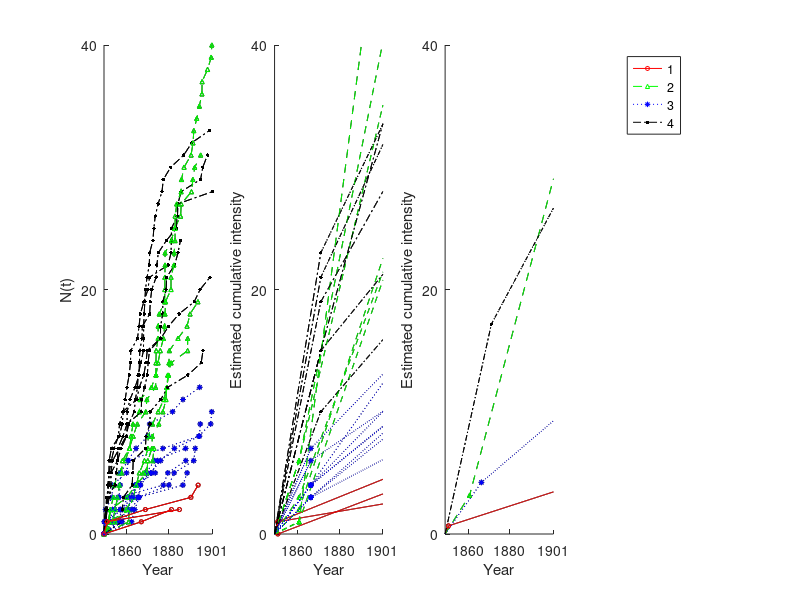
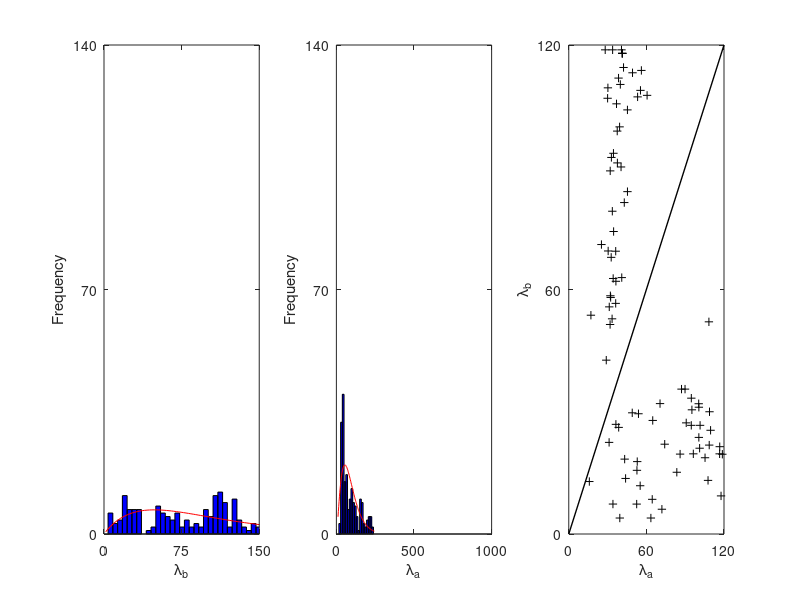

Write MATLAB code to recreate these figures, in order.
load("coal_data.mat")
num_of_plots=size(centroids)
num_of_plots=num_of_plots(1)
m = length(C);
q=0:1:226;
F1 = @(B,x) (B(1)*(x<=B(2)).*x+(x>B(2)).*(B(1)*B(2)+B(3)*(x-B(2)))); %without intercept  %Form of the equation,two piece linear 
%% no cluster
figure('Renderer', 'painters', 'Position', [10 10 600 600])
hold all 
for n=1:m
    if group(n)==1
    a=plot([0,z(n,1:Nj(n))],0:Nj(n),'-ko','MarkerSize',3)
    elseif group(n)==2
        b=plot([0,z(n,1:Nj(n))],0:Nj(n),'-ko','MarkerSize',3)  
    elseif group(n)==3 
         c=plot([0,z(n,1:Nj(n))],0:Nj(n),'-ko','MarkerSize',3)
    elseif group(n)==4   
         d=plot([0,z(n,1:Nj(n))],0:Nj(n),'-ko','MarkerSize',3)
    end
end
%legend([a b c d],{'1','2','3','4'},'Location','northwest')
xlabel("Year")
ylabel("N(t)")
yticks([0 20 40])
yticklabels({"0","20","40"})
% xticks([47.8  134.7  221.6])
% xticklabels({"1860","1880","1900"})
xticks([47.8  134.7  226])
xlim([0 226])
xticklabels({"1860","1880","1901"})













%% plot the whole picture
% ax = tight_subplot(1,4,0.11,0.1); 
% subplot(ax(1));
subplot(1,4,1)
hold all
for n=1:m
    if group(n)==1
    a=plot([0,z(n,1:Nj(n))],0:Nj(n),'-ko','MarkerSize',3)
    elseif group(n)==2
        b=plot([0,z(n,1:Nj(n))],0:Nj(n),'--k^','MarkerSize',3)  
    elseif group(n)==3 
         c=plot([0,z(n,1:Nj(n))],0:Nj(n),':k*','MarkerSize',4)
    elseif group(n)==4   
         d=plot([0,z(n,1:Nj(n))],0:Nj(n),'-.k.','MarkerSize',8)
    end
end
%legend([a b c d],{'1','2','3','4'},'Location','northwest')
xlabel("Year")
ylabel("N(t)")
yticks([0 20 40])
yticklabels({"0","20","40"})
% xticks([47.8  134.7  221.6])
% xticklabels({"1860","1880","1900"})
xticks([47.8  134.7  226])
xlim([0 226])
xticklabels({"1860","1880","1901"})
%%
% subplot(ax(2));
subplot(1,4,2)
hold all
for n=1:m
    if group(n)==1
    a=plot(q,F1([based_on_centroids(n,2) based_on_centroids(n,1) based_on_centroids(n,3)],q),'-k');
    plot(based_on_centroids(n,1),F1([based_on_centroids(n,2) based_on_centroids(n,1) based_on_centroids(n,3)],based_on_centroids(n,1)),'-ko','MarkerSize',3)
    end
end
for n=1:m
    if group(n)==2
    b=plot(q,F1([based_on_centroids(n,2) based_on_centroids(n,1) based_on_centroids(n,3)],q),'--k');
    plot(based_on_centroids(n,1),F1([based_on_centroids(n,2) based_on_centroids(n,1) based_on_centroids(n,3)],based_on_centroids(n,1)),'-k^','MarkerSize',3)
    end
end
for n=1:m
    if group(n)==3
    c=plot(q,F1([based_on_centroids(n,2) based_on_centroids(n,1) based_on_centroids(n,3)],q),':k');
    plot(based_on_centroids(n,1),F1([based_on_centroids(n,2) based_on_centroids(n,1) based_on_centroids(n,3)],based_on_centroids(n,1)),'-k*','MarkerSize',4)

    end
end
for n=1:m
    if group(n)==4
    d=plot(q,F1([based_on_centroids(n,2) based_on_centroids(n,1) based_on_centroids(n,3)],q),'-.k');
    plot(based_on_centroids(n,1),F1([based_on_centroids(n,2) based_on_centroids(n,1) based_on_centroids(n,3)],based_on_centroids(n,1)),'-k.','MarkerSize',8)
    end
end
%title("Estimated cumulative function")
xlabel("Year")
ylabel("Estimated cumulative intensity")
yticks([0 20 40])
yticklabels({"0","20","40"})

ylim([0 40])
% xticks([47.8  134.7  221.6])
% xticklabels({"1860","1880","1900"})
xticks([47.8  134.7  226])
xticklabels({"1860","1880","1901"})
xlim([0 226])
%%
% subplot(ax(3));
subplot(1,4,3)
hold all
plot(q,F1([centroids(1,2) centroids(1,1) centroids(1,3)],q),'-k')
plot(q,F1([centroids(2,2) centroids(2,1) centroids(2,3)],q),'--k')
plot(q,F1([centroids(3,2) centroids(3,1) centroids(3,3)],q),':k')
plot(q,F1([centroids(4,2) centroids(4,1) centroids(4,3)],q),'-.k')
a=plot(centroids(1,1),F1([centroids(1,2) centroids(1,1) centroids(1,3)],centroids(1,1)),'-ko','MarkerSize',3)
b=plot(centroids(2,1),F1([centroids(2,2) centroids(2,1) centroids(2,3)],centroids(2,1)),'--k^','MarkerSize',3)
c=plot(centroids(3,1),F1([centroids(3,2) centroids(3,1) centroids(3,3)],centroids(3,1)),':k*','MarkerSize',4)
d=plot(centroids(4,1),F1([centroids(4,2) centroids(4,1) centroids(4,3)],centroids(4,1)),'-.k.','MarkerSize',8)
xlabel("Year")
ylabel("Estimated cumulative intensity")
yticks([0 20 40])
yticklabels({"0","20","40"})
ylim([0 40])
% xticks([47.8  134.7  221.6])
% 
% xticklabels({"1860","1880","1900"})
xticks([47.8  134.7  226])
xticklabels({"1860","1880","1901"})
xlim([0 226])
%%
% subplot(ax(4))

hSub = subplot(1,4,4); plot(1, nan, 1, nan, 'r'); set(hSub, 'Visible', 'off');

legend(hSub,[a b c d],{'1','2','3','4'},'Location','northwest')
















%% color version
load("coal_data.mat")
num_of_plots=size(centroids)
num_of_plots=num_of_plots(1)
m = length(C);
q=0:1:226;
F1 = @(B,x) (B(1)*(x<=B(2)).*x+(x>B(2)).*(B(1)*B(2)+B(3)*(x-B(2)))); %without intercept  %Form of the equation,two piece linear 
%% plot the whole picture
% ax = tight_subplot(1,3,0.11,0.1); 
% subplot(ax(1));
subplot(1,4,1)
hold all
for n=1:m
    if group(n)==1
    aa=plot([0,z(n,1:Nj(n))],0:Nj(n),'-ro','MarkerSize',3)
    elseif group(n)==2
        bb=plot([0,z(n,1:Nj(n))],0:Nj(n),'--g^','MarkerSize',3)  
    elseif group(n)==3 
         cc=plot([0,z(n,1:Nj(n))],0:Nj(n),':b*','MarkerSize',4)
    elseif group(n)==4   
         dd=plot([0,z(n,1:Nj(n))],0:Nj(n),'-.k.','MarkerSize',8)
    end
end
%legend([a b c d],{'1','2','3','4'},'Location','northwest')
xlabel("Year")
ylabel("N(t)")
yticks([0 20 40])
yticklabels({"0","20","40"})
ylim([0 40])

% xticks([47.8  134.7  221.6])
% xticklabels({"1860","1880","1900"})
xticks([47.8  134.7  225.8])
xticklabels({"1860","1880","1901"})
xlim([0 225.8])
%%
%subplot(ax(2))
subplot(1,4,2)
hold all
for n=1:m
    if group(n)==1
    a=plot(q,F1([based_on_centroids(n,2) based_on_centroids(n,1) based_on_centroids(n,3)],q),'-r');
    plot(based_on_centroids(n,1),F1([based_on_centroids(n,2) based_on_centroids(n,1) based_on_centroids(n,3)],based_on_centroids(n,1)),'-ro','MarkerSize',3)
    end
end
for n=1:m
    if group(n)==2
    b=plot(q,F1([based_on_centroids(n,2) based_on_centroids(n,1) based_on_centroids(n,3)],q),'--g');
    plot(based_on_centroids(n,1),F1([based_on_centroids(n,2) based_on_centroids(n,1) based_on_centroids(n,3)],based_on_centroids(n,1)),'--g^','MarkerSize',3)
    end
end
for n=1:m
    if group(n)==3
    c=plot(q,F1([based_on_centroids(n,2) based_on_centroids(n,1) based_on_centroids(n,3)],q),':b');
    plot(based_on_centroids(n,1),F1([based_on_centroids(n,2) based_on_centroids(n,1) based_on_centroids(n,3)],based_on_centroids(n,1)),'-b*','MarkerSize',4)

    end
end
for n=1:m
    if group(n)==4
    d=plot(q,F1([based_on_centroids(n,2) based_on_centroids(n,1) based_on_centroids(n,3)],q),'-.k');
    plot(based_on_centroids(n,1),F1([based_on_centroids(n,2) based_on_centroids(n,1) based_on_centroids(n,3)],based_on_centroids(n,1)),'-k.','MarkerSize',8)
    end
end
%title("Estimated cumulative function")
xlabel("Year")
ylabel("Estimated cumulative intensity")
yticks([0 20 40])
ylim([0 40])

yticklabels({"0","20","40"})
% xticks([47.8  134.7  221.6])
% xticklabels({"1860","1880","1900"})
xticks([47.8  134.7  226])
xticklabels({"1860","1880","1901"})
xlim([0 226])
%%
%subplot(ax(3))
subplot(1,4,3)
hold all
plot(q,F1([centroids(1,2) centroids(1,1) centroids(1,3)],q),'-r')
plot(q,F1([centroids(2,2) centroids(2,1) centroids(2,3)],q),'--g')
plot(q,F1([centroids(3,2) centroids(3,1) centroids(3,3)],q),':b')
plot(q,F1([centroids(4,2) centroids(4,1) centroids(4,3)],q),'-.k')
plot(centroids(1,1),F1([centroids(1,2) centroids(1,1) centroids(1,3)],centroids(1,1)),'-ro','MarkerSize',3)
plot(centroids(2,1),F1([centroids(2,2) centroids(2,1) centroids(2,3)],centroids(2,1)),'--g^','MarkerSize',3)
plot(centroids(3,1),F1([centroids(3,2) centroids(3,1) centroids(3,3)],centroids(3,1)),':b*','MarkerSize',4)
plot(centroids(4,1),F1([centroids(4,2) centroids(4,1) centroids(4,3)],centroids(4,1)),'-.k.','MarkerSize',8)

xlabel("Year")
ylabel("Estimated cumulative intensity")
yticks([0 20 40])
yticklabels({"0","20","40"})
ylim([0 40])
% xticks([47.8  134.7  221.6])
% xticklabels({"1860","1880","1900"})
xticks([47.8  134.7  226])
xticklabels({"1860","1880","1901"})
xlim([0 226])
%%

hSub = subplot(1,4,4); plot(1, nan, 1, nan, 'r'); set(hSub, 'Visible', 'off');

legend(hSub,[aa bb cc dd],{'1','2','3','4'},'Location','northwest')
%% plot histogram
load("coal_data_bootstrap")
figure()
subplot(1,3,1)

B=200;
lam_1=zeros(1,200);
lam_2=zeros(1,200);

for i=1:B
    lam_1(i)=centroids(3,2,i);
    lam_2(i)=centroids(3,3,i);
end
lam_1=lam_1*1000;
lam_2=lam_2*1000;
histfit(lam_1,50,'gamma')
xlim([0 150])
ylim([0 140])
set(gca,'XTick',[0:75:150])
set(gca,'YTick',[0:70:140])
xlabel('\lambda_b')
ylabel('Frequency')
subplot(1,3,2)
histfit(lam_2,20,'gamma')
ylim([0 140])
xlim([0 1000])
set(gca,'XTick',[0:500:1000])
set(gca,'YTick',[0:70:140])
xlabel('\lambda_a')
ylabel('Frequency')
%%
subplot(1,3,3)
plot(lam_2,lam_1,'+k')
ylim([0 120])
xlim([0 120])
set(gca,'YTick',[0:60:120])
set(gca,'XTick',[0:60:120])
hold on
plot([0,120],[0, 120],'k','linewidth',1);
xlabel('\lambda_a')
ylabel('\lambda_b')
